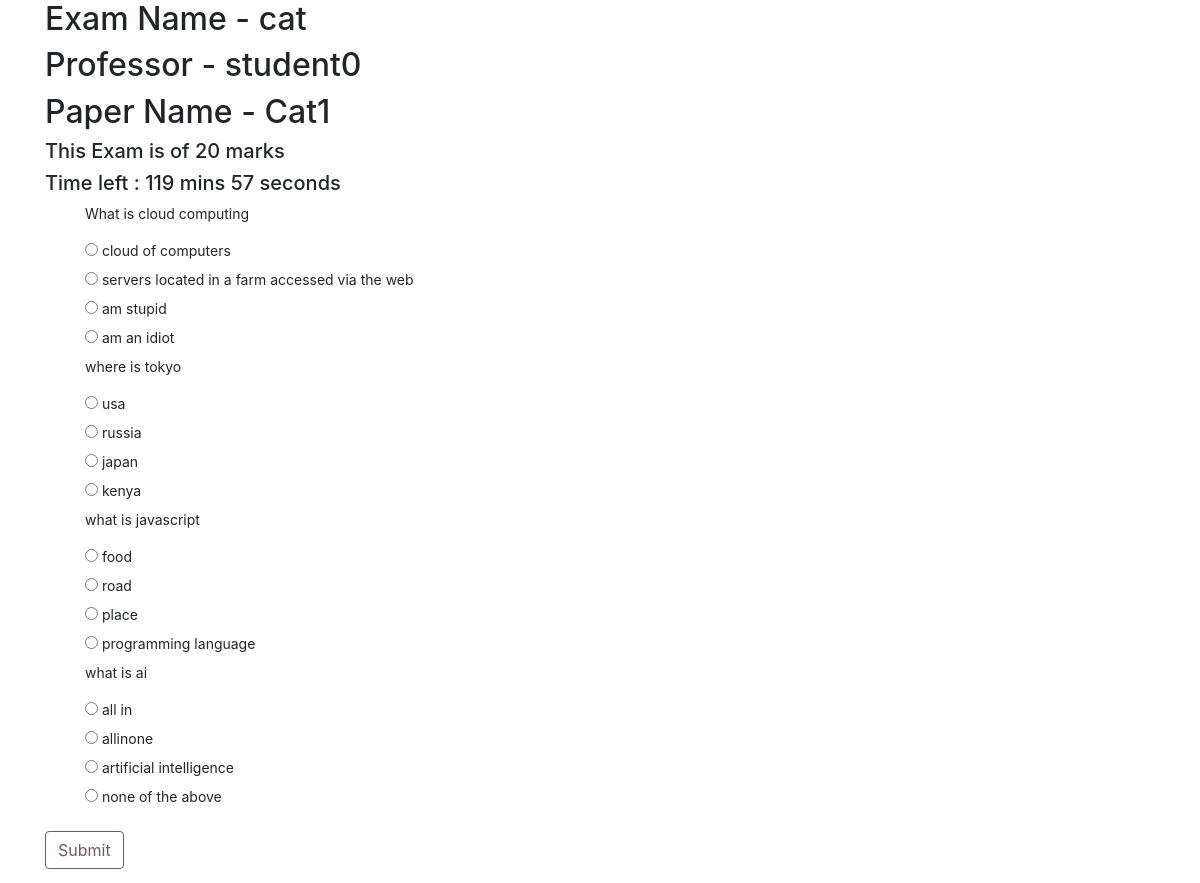
/exams/student/appear/2 (signed in), run on the app's committed database.
### questions/models.py (models this page shows)
class Exam_Model(models.Model):
    professor = models.ForeignKey(User, limit_choices_to={'groups__name': "Professor"}, on_delete=models.CASCADE)
    name = models.CharField(max_length=50)
    total_marks = models.IntegerField()
    question_paper = models.ForeignKey(Question_Paper, on_delete=models.CASCADE, related_name='exams')
    start_time = models.DateTimeField(default=datetime.now())
    end_time = models.DateTimeField(default=datetime.now())
    def __str__(self):
        return self.name

### questions/questionpaper_models.py (models this page shows, shortened)
class Question_Paper(models.Model):
    professor = models.ForeignKey(User, limit_choices_to={'groups__name': "Professor"}, on_delete=models.CASCADE)
    qPaperTitle = models.CharField(max_length=100)
    questions = models.ManyToManyField(Question_DB)

### questions/question_models.py (models this page shows, shortened)
class Question_DB(models.Model):
    professor = models.ForeignKey(User, limit_choices_to={'groups__name': "Professor"}, on_delete=models.CASCADE, null=True)
    qno = models.AutoField(primary_key=True)
    question = models.CharField(max_length=100)
    optionA = models.CharField(max_length=100)
    optionB = models.CharField(max_length=100)
    optionC = models.CharField(max_length=100)
    optionD = models.CharField(max_length=100)
    answer = models.CharField(max_length=200)
    max_marks = models.IntegerField(default=0)

### questions/views.py (the view, shortened to what this page needs)
# urls.py: path('student/appear/<int:id>',views.appear_exam,name = "appear-exam"),
@login_required(login_url='login')
def appear_exam(request,id):
    student = request.user
    if request.method == 'GET':
        exam = Exam_Model.objects.get(pk=id)
        time_delta = exam.end_time - exam.start_time
        time = convert(time_delta.seconds)
        time = time.split(":")
        mins = time[0]
        secs = time[1]
        context = {
            "exam":exam,
            "question_list":exam.question_paper.questions.all(),
            "secs":secs,
            "mins":mins
        }
        return render(request,'exam/giveExam.html',context)

### questions/views.py (called while the page is built)
def convert(seconds):
    min, sec = divmod(seconds, 60)
    hour, min = divmod(min, 60)
    min += hour*60
    return "%02d:%02d" % (min, sec)

### templates/exam/giveExam.html (shortened to what this page needs)
{% load static %}
<html lang="en">
<head>
    <link href="{% static 'css/bootstrap.min.css' %}" rel="stylesheet">
    <link href="{% static 'css/main.css' %}" rel="stylesheet">
    <link href="{% static 'css/dashboard.css' %}" rel="stylesheet">
</head>
<body>
    <div class="container">
        <h2> Exam Name  - {{ exam.name }}</h2>
        <h2> Professor - {{ exam.professor }}</h2>
        <h2> Paper Name  - {{ exam.question_paper.qPaperTitle }}</h2>
        <h5>
            This Exam is of  {{ exam.total_marks }} marks
        </h5>
        <h5>
            <a>Time left : <a id="dmin">{{ min }}</a> mins <a id="dsec">{{ sec }}</a> seconds</a>
        </h5>
        <form method="POST" id="examform">
            <ol>
                {% for ques in question_list %}
                <p>{{ ques.question }}</p>
                <input type="radio" id="optionA" name="{{ ques.question }}" value="A">
                <label for="optionA">{{ ques.optionA }}</label><br>
                <input type="radio" id="optionB" name="{{ ques.question }}" value="B">
                <label for="optionB">{{ ques.optionB }}</label><br>
                <input type="radio" id="optionC" name="{{ ques.question }}" value="C">
                <label for="optionC">{{ ques.optionC }}</label><br>
                <input type="radio" id="optionD" name="{{ ques.question }}" value="D">
                <label for="optionD">{{ ques.optionD }}</label><br>
                {% endfor %}
            </ol>
            <input type="submit" value="Submit" id="PaperSubmit" onclick="submitFormOkay = true;" class = "btn" style="border-color:#745959; color:#745959;"/>
        </form>
    </div>
</body>

### examProject/static/css/dashboard.css (style rules this page uses)
body { font-size: .875rem; }

### data on the page
Exam_Model: name "cat", professor "student0", question_paper.qPaperTitle "Cat1", total_marks "20"
Question_DB: question "What is cloud computing", optionA "cloud of computers", optionB "servers located in a farm accessed via the web", optionC "am stupid", optionD "am an idiot"
Question_DB: question "where is tokyo", optionA "usa", optionB "russia", optionC "japan", optionD "kenya"
Question_DB: question "what is javascript", optionA "food", optionB "road", optionC "place", optionD "programming language"
Question_DB: question "what is ai", optionA "all in", optionB "allinone", optionC "artificial intelligence", optionD "none of the above"
